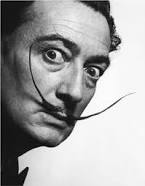
#> input picture images/dali.jpg, 145 x 186 px, given in place of USAMAP.jpg, which was not available
$ python main.py
#> lines starting #> are read from the running program, lines starting #| are printed output that depends on the picture
### createQuestionData.py
import json

# This file is only for creating the data.json file


def createQuestions():
    questions = (
        "Who invented the telephone?",
        "Which nail grows fastest?",
        "What tempature does water boil at?",
        "Who discovered penicilin?",
        "What Spanish artist said he would eat his wife when she died?",
        "Who wrote Julius Caesar, Macbeth, and Hamlet?",
        "Who wrote Lazarillo de Tormes?",
        "What did the crocodile swallow in Peter Pan?",
        "Where was Lope de Vega born?",
        "Who did Lady Diana Spencer marry?",
        "Where is Mulhacen?",
        "How many states are there in the United States of America?",
        "Which river passes through Madrid?",
        "Which German city is famous for the perfume it produces?",
        "Who did Prince Rainier of Monaco Marry?",
    )

    images = (
        "images/telephone.jpg", "images/nails.jpg", "images/tempature.jpg", "images/fleming.jpg", "images/dali.jpg",
        "images/shakespeare.jpg", "images/lazarillo-de-tormes.jpg", "images/TicTocCroc.jpg", "images/LopedeVega.jpg", "images/DianaPrincessofWales.jpg", "images/Mulhacen.jpg", "images/USAMAP.jpg", "images/Manzanares.jpg", "images/cologne.jpg", "images/PrinceRainierofMonaco.jpg",
    )

    answers = (
        ("Henry Bessemer", "Alexander Graham Bell", "Nikola Tesla", "Donald Trump"),
        ("Thumb", "Index", "Middle", "Pinky"),
        ("75C", "7F", "75F", "100C"),
        ("Fleming", "Florey", "Koch", "Eintoven"),
        ("Picasso", "Dali", "Van Gogh", "Changall"),
        ("Shakespeare", "Mark Twain", "Mr.Nelson", "Einstein"),
        ("Rick Riordan", "J.K. Rowling", "Anonymous", "Guy Fieri"),
        ("Alarm Clock", "Tooth Brush", "Book", "Toy Train"),
        ("Paris", "Turky", "Guatemala", "Madrid"),
        ("Prince", "Prince Andrew", "Prince Charles", "Prince Harry"),
        ("Granada Spain", "Wales", "Brazil", "Russia"),
        ("39", "50", "40", "33"),
        ("Nile", "Amazon", "Manzanares", "Mississippi"),
        ("Clogne", "Berlin", "Bonn", "Munich"),
        ("Marilyn Monroe", "Grace Kelly", "Queen Elizabeth II", "Ronda Rousey")
    )

    correctAnswers = (
        "Alexander Graham Bell",
        "Middle",
        "100C",
        "Fleming",
        "Dali",
        "Shakespeare",
        "Anonymous",
        "Alarm Clock",
        "Madrid",
        "Prince Charles",
        "Granada Spain",
        "50",
        "Manzanares",
        "Clogne",
        "Grace Kelly"
    )

    a = {}
    for i in range(0, len(questions)):
        x = {
            "question": questions[i],
            "image": images[i],
            "answers": answers[i],
            "correctAnswer": correctAnswers[i]
        }
        a[i] = x
    with open("data.json", 'w') as f:
        json.dump(a, f)

### main.py

import json
import random
from createQuestionData import createQuestions
from tkinter import *
from PIL import Image
from PIL import ImageTk


# All questions from https://chartcons.com/100-general-trivia-questions-answers/

questionArray = []
score = 0
questionsAnswered = 0

tk = Tk()
tk.title("PythonQuiz")
tk.resizable(0, 0)
canvas = Canvas(tk, width=500, height=500)
canvas.pack()
v = IntVar()
v.set(1)
rbs = []
answers = []
correctAnswer = ""


class Main():

    # Reads the data.json file (auto created) and loads questions, answers, picture locations, correct answer
    def __init__(self):
        # Generate the data.json file
        createQuestions()

        parsed_json = None
        with open("data.json", 'r') as f:
            parsed_json = json.load(f)
            f.close()

        for a in range(0, len(parsed_json)):
            a = str(a)
            question = parsed_json[a]["question"]
            image = parsed_json[a]["image"]
            answers = parsed_json[a]["answers"]
            correctAnswer = parsed_json[a]["correctAnswer"]
            self.QuestionGenerator(
                question, image, answers, correctAnswer)

        # shuffle the question array
        for x in range(0, random.randrange(0, 100)):
            random.shuffle(questionArray)

        # ask questions after question data is loaded
        self.askQuestions()

    # used for creating the array of questions
    def QuestionGenerator(self, question, image, answers, correctAnswer):
        question = {
            "question": question,
            "image": image,
            "answers": answers,
            "correctAnswer": correctAnswer
        }
        questionArray.append(question)

    # Callback for radiobutton answer click, handles score, removes old radio buttons and questions answered
    def ShowChoice(self):
        global questionsAnswered
        questionsAnswered += 1
        if answers[v.get()].lower() == correctAnswer.lower():
            print("correct") # kinda debug but kinda useful to keep enabled as it shows if the answer is right or wrong before seeing score
            global score
            score += 1
            for rb in rbs:
                rb.destroy()
        else:
            print("wrong") # kinda debug but kinda useful to keep enabled as it shows if the answer is right or wrong before seeing score
            for rb in rbs:
                rb.destroy()

    # function to create UI widgets that are presented to the user
    # waiting for button press reference: https://stackoverflow.com/questions/44790449/making-tkinter-wait-untill-button-is-pressed
    def askQuestions(self):

        img = canvas.create_image(
            150, 150, image=None, anchor='nw')

        questionText = canvas.create_text(
            250, 400, text="", font=("Arial", 12))

        # loops the questions in the array
        for questionDict in questionArray:
            global correctAnswer
            global answers
            isCorrect = None
            question = questionDict["question"]
            answers = questionDict["answers"]
            correctAnswer = questionDict["correctAnswer"].lower()

            image = Image.open(questionDict["image"])
#> image is the input picture: PIL image 145x186 RGB; min 0, max 255, mean 164.6
            image = image.resize((196, 186))
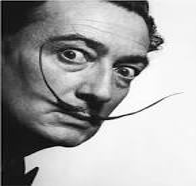
#> image: PIL image 196x186 RGB; min 0, max 255, mean 164.6
            image = ImageTk.PhotoImage(image)
            canvas.itemconfig(img, image=image)
            canvas.itemconfig(questionText, text=question)

            # radio buttons defined seperatly due to issues with freezing
            rb = Radiobutton(tk,
                             text=answers[0],
                             padx=20,
                             variable=v,
                             value=0,
                             command=self.ShowChoice)

            rb1 = Radiobutton(tk,
                              text=answers[1],
                              padx=20,
                              variable=v,
                              value=1,
                              command=self.ShowChoice)

            rb2 = Radiobutton(tk,
                              text=answers[2],
                              padx=20,
                              variable=v,
                              value=2,
                              command=self.ShowChoice)

            rb3 = Radiobutton(tk,
                              text=answers[3],
                              padx=20,
                              variable=v,
                              value=3,
                              command=self.ShowChoice)
            rb.pack()
            rb1.pack()
            rb2.pack()
            rb3.pack()
            rbs.append(rb)
            rbs.append(rb1)
            rbs.append(rb2)
            rbs.append(rb3)

            # wait for a radio button to be pressed, then move on to next question
            canvas.wait_variable(v)
#> pass 2 of the loop in askQuestions, `for questionDict in questionArray:`:
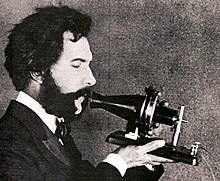
#> input picture images/telephone.jpg, 220 x 181 px
#> in askQuestions, image is the input picture: PIL image 220x181 RGB; mean R, G, B 91.7, 86.9, 83.9
#> in askQuestions, `image = image.resize((196, 186))`:
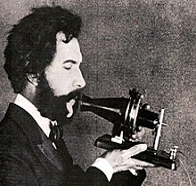
#> image: PIL image 196x186 RGB; mean R, G, B 91.7, 86.9, 83.9
#> pass 3 of the loop in askQuestions, `for questionDict in questionArray:`:
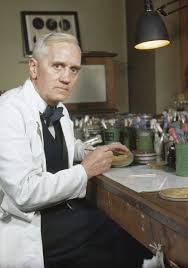
#> input picture images/fleming.jpg, 188 x 268 px, given in place of Manzanares.jpg, which was not available
#> in askQuestions, image is the input picture: PIL image 188x268 RGB; mean R, G, B 111.1, 105.4, 95.5
#> in askQuestions, `image = image.resize((196, 186))`:
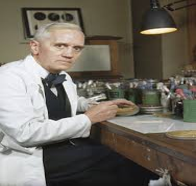
#> image: PIL image 196x186 RGB; mean R, G, B 111.1, 105.4, 95.6
#> the loop made 7 passes; the first 3 are shown
        # if the questions answered is the same as the max quesions, show the score
        if questionsAnswered == len(questionArray):
            print("-=-=-=-=-=-=-=-=-=-=-=-=-=-=-=-")
            print("-------Final Score: " + str(score) + "/15------")
            print("-=-=-=-=-=-=-=-=-=-=-=-=-=-=-=-")


if __name__ == "__main__":
#> (the run stopped early here; a loop or call above may not have finished)
